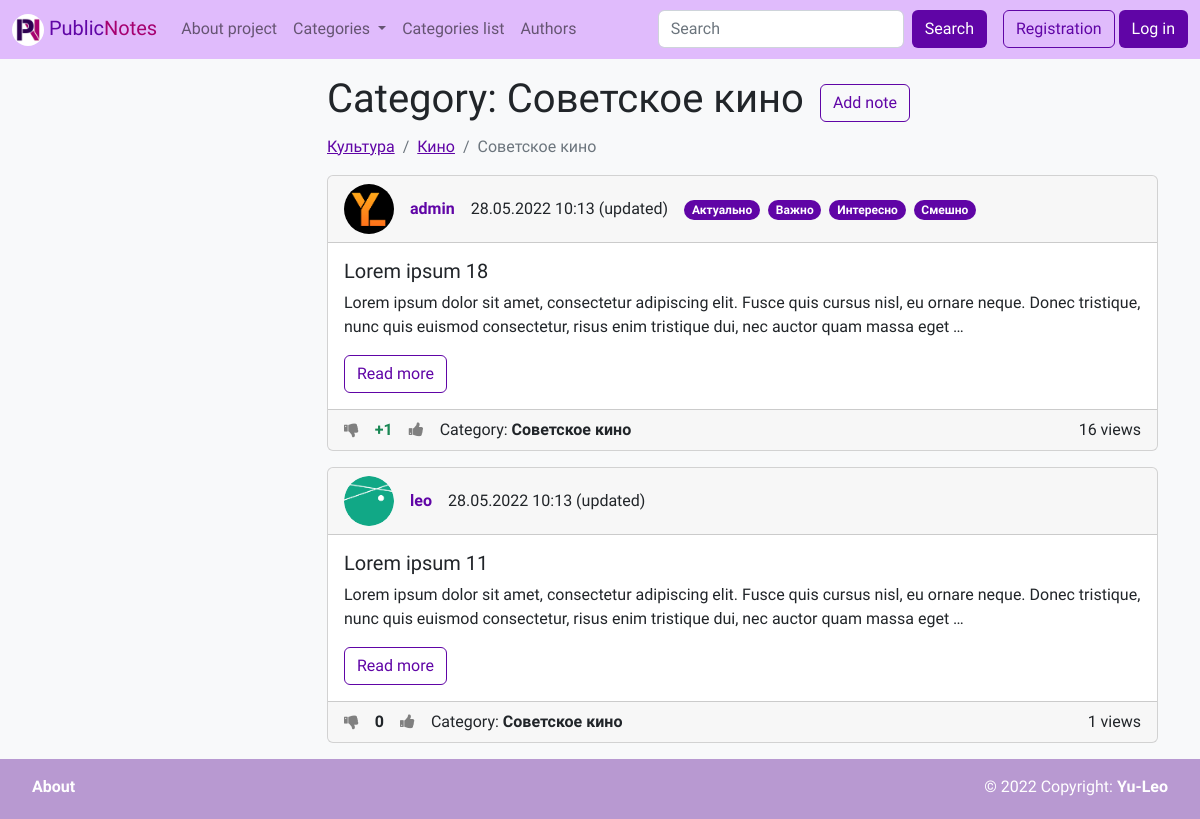
The page /category/13/ on the database as committed earlier.
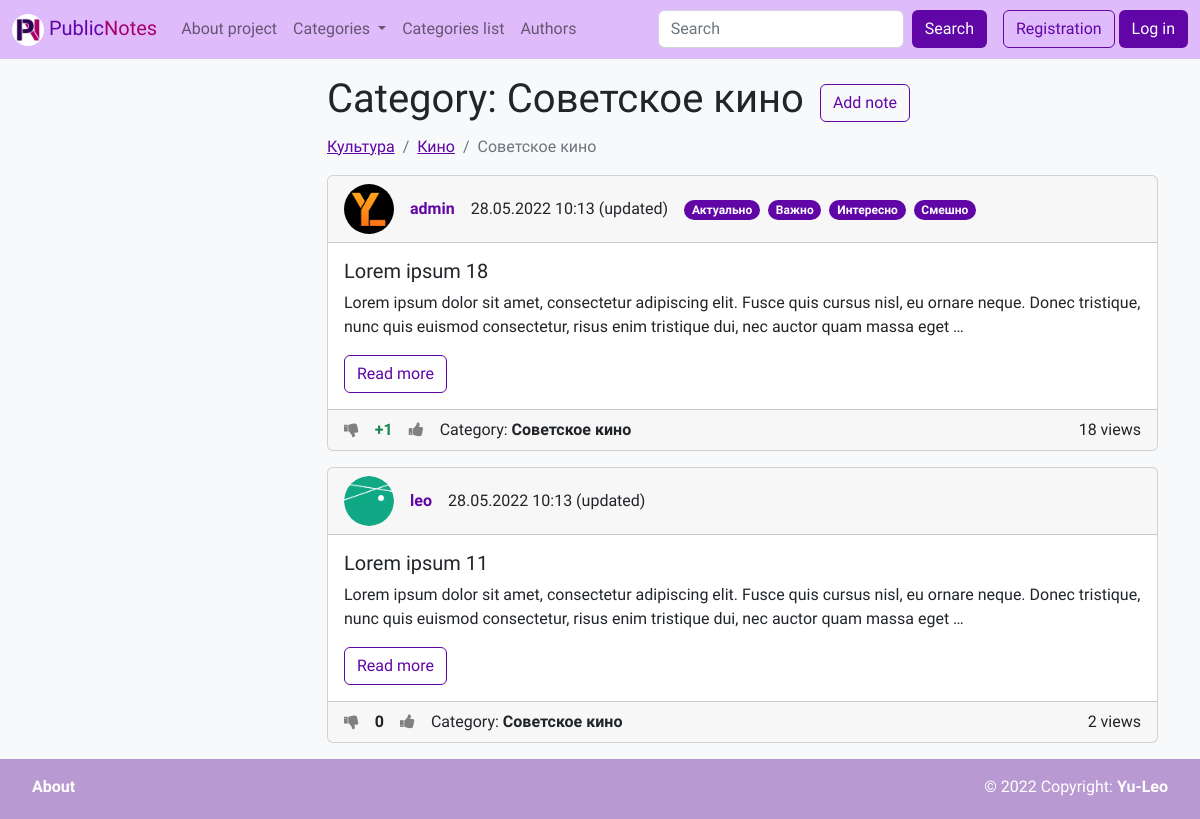
The same page on the database as committed later.
### wall/models.py (models this page shows, shortened)
class Note(models.Model):
    title = models.CharField(max_length=150, verbose_name=_('Title'))
    content = models.TextField(verbose_name=_('Text'), blank=True)
    created_at = models.DateTimeField(auto_now_add=True, verbose_name=_('Creation time'))
    updated_at = models.DateTimeField(auto_now=True, verbose_name=_('Last update time'))
    views = models.PositiveIntegerField(default=0, verbose_name=_('Number of views'))
    is_public = models.BooleanField(verbose_name=_('Public'), default=False)
    stared = models.BooleanField(verbose_name=_('Important'), default=False)
    author = models.ForeignKey(
        settings.AUTH_USER_MODEL,
        on_delete=models.CASCADE,
        verbose_name=_('Author'),
        null=True,
        blank=True,
    )
    is_pined = models.BooleanField(verbose_name=_('Pined in profile'), default=False)
    category = TreeForeignKey('Category', on_delete=models.SET_NULL, verbose_name=_('Category'), null=True, blank=True)
    tags = models.ManyToManyField('Tag', blank=True, verbose_name=_('Tags'), related_name='notes')
    likes = models.ManyToManyField('User', blank=True, verbose_name=_('Users who have put a like'),
                                   related_name='liked_notes')
    dislikes = models.ManyToManyField('User', blank=True, verbose_name=_('Users who have put a dislike'),
                                      related_name='disliked_notes')
    rating = models.IntegerField(verbose_name=_('Rating'), default=0)
    def get_absolute_url(self):
        return reverse('note', kwargs={"pk": self.pk})
    class Meta:
        verbose_name = _('Note')
        verbose_name_plural = _('Notes')
        ordering = ['-created_at', 'title']

class User(AbstractUser):
    email = models.EmailField(unique=True, verbose_name='E-mail')
    photo = models.ImageField(upload_to='photos/%Y/%m/%d/', verbose_name=_('Avatar'), blank=True)
    bio = models.TextField(verbose_name=_('Bio'), blank=True)
    show_email = models.BooleanField(verbose_name=_('Public E-mail'), default=False)
    rating = models.IntegerField(verbose_name=_('Rating'), default=0)
    def get_absolute_url(self):
        return reverse('author', kwargs={"pk": self.pk})

class Category(MPTTModel):
    parent = TreeForeignKey('self', on_delete=models.CASCADE, null=True, blank=True, related_name='children',
                            verbose_name=_('Parent category'))
    title = models.CharField(max_length=150, verbose_name=_('Title'), unique=True)
    preview = models.ImageField(upload_to='photos/%Y/%m/%d/', verbose_name=_('Preview'), blank=True)
    def get_absolute_url(self):
        return reverse('category', kwargs={"pk": self.pk})
    class MPTTMeta:
        order_insertion_by = ['title']
    class Meta:
        verbose_name = _('Category')
        verbose_name_plural = _('Categories')
        ordering = ['title']

### wall/views.py (the view)
# urls.py: path('category/<int:pk>/', views.ViewCategory.as_view(), name='category'),
class ViewCategory(ListView):
    model = models.Category
    template_name = 'wall/category.html'
    allow_empty = True
    paginate_by = 5
    def get_context_data(self, *, object_list=None, **kwargs) -> dict:
        context = super(ViewCategory, self).get_context_data(**kwargs)
        try:
            category = services.get_category_by_pk(self.kwargs['pk'])
            context['category'] = category
            context['categories_tree'] = services.get_ancestors_of_category(category)
            context['children'] = services.get_children_of_category(category)
            return context
        except models.Category.DoesNotExist:
            raise Http404()
    def get_queryset(self) -> list[models.Note]:
        try:
            return services.get_public_notes_from_category(category_pk=self.kwargs['pk'])
        except models.Category.DoesNotExist:
            raise Http404()

### wall/models.py (called while the page is built)
    def get_absolute_url(self):
        return reverse('tag', kwargs={"pk": self.pk})

### wall/services/category_services.py (called while the page is built)
def get_category_by_pk(pk: int) -> Category:
    return Category.objects.get(pk=pk)

def get_ancestors_of_category(category: Category) -> list[Category]:
    ancestors_list = []
    while category:
        ancestors_list.append(category)
        category = category.parent
    return list(reversed(ancestors_list))[:-1]

def get_children_of_category(category: Category) -> TreeQuerySet[Category]:
    return category.get_children()

def get_categories() -> TreeQuerySet[Category]:
    return Category.objects.all()

### wall/services/note_services.py (called while the page is built)
def get_all_public_notes() -> QuerySet[Note]:
    notes = Note.objects.filter(is_public=True)
    return notes.select_related('category', 'author').prefetch_related('tags', 'likes', 'dislikes')

def get_public_notes_from_category(category_pk: int) -> list[Note]:
    return get_all_public_notes().filter(category_id=category_pk)

def is_authenticated_user_the_author_of_note(authenticated_user: User | AnonymousUser,
                                             note: Note) -> bool:
    return authenticated_user == note.author

### wall/templates/wall/category.html (shortened to what this page needs)
{% extends 'base.html' %}
{% load i18n %}
{% block content_title %}
    <div class="mb-3">
        <div class="hstack gap-3">
            <div>
                <h1>{% trans 'Category' %}: {{ category.title }}</h1>
            </div>
            <div>
                <a href="{% url 'add_note' %}?category={{ category.pk }}" class="btn btn-outline-purple">
                    {% trans 'Add note' %}</a>
            </div>
        </div>
        {% if categories_tree %}
            <nav aria-label="breadcrumb" class="mt-1">
                <ol class="breadcrumb">
                    {% for item in categories_tree %}
                        <li class="breadcrumb-item"><a href="{{ item.get_absolute_url }}" class="text-purple">
                            {{ item.title }}</a></li>
                    {% endfor %}
                    <li class="breadcrumb-item active" aria-current="page">{{ category.title }}</li>
                </ol>
            </nav>
        {% endif %}
    </div>
{% endblock %}
{% block content %}
    {% include 'wall/inc/_notes_list.html' %}
{% endblock %}

### wall/templates/wall/note_template.html (shortened to what this page needs)
{% load wall_tags %}
{% load i18n %}
<div class="card mb-3">
    <div class="card-header">
        <div class="hstack gap-3">
            <div class="">
                <img src="{% if note.author.photo %}
                {{ note.author.photo.url }}
                {% else %}
                {% load static %}
                {% endif %}" alt="..." width="50" height="50"
                     style="border-radius: 25px;">
            </div>
            <div class="fw-bold">
                {% if note.author %}
                    <a href="{{ note.author.get_absolute_url }}" class="text-decoration-none text-purple">
                        {{ note.author.username }}</a>
                {% else %}
                    Аноним
                {% endif %}
            </div>
            <div class="fw-light">
                {{ note.created_at|date:"d.m.Y H:i" }}
                {% if was_updated %}
                    <span data-bs-toggle="tooltip"
                          title="{{ note.updated_at|date:'d.m.Y H:i' }}">
                    ({% trans 'updated' %})</span>
                {% endif %}
            </div>
            <div>
                {% for tag in note.tags.all %}
                    <a href="{{ tag.get_absolute_url }}"
                       class="badge rounded-pill text-bg-purple text-decoration-none me-1">
                        {{ tag.title }}</a>
                {% endfor %}
            </div>
        </div>
    </div>
    <div class="card-body" style="transform: rotate(0);">
        <h5 class="card-title">
            {% if show_full %}
                {{ note.title }}
            {% else %}
                {{ note.title|truncatewords:10 }}
            {% endif %}
        </h5>
        <p class="card-text">
            {% if show_full %}
                {{ note.content }}
            {% else %}
                {{ note.content|truncatewords:30 }}
            {% endif %}
        </p>
        {% if not show_full %}
            <a href="{{ note.get_absolute_url }}"
               class="btn btn-outline-purple stretched-link">{% trans 'Read more' %}</a>
        {% endif %}
    </div>
    <div class="card-footer">
        <div class="hstack gap-3">
            <div>
                <a href="{% url 'dislike_note' note.pk %}"
                   style="
                           {% if is_disliked %}
                               color: Black;
                           {% else %}
                               color: Grey;
                           {% endif %}">
                    <i class="fa fa-thumbs-down"></i>
                </a>
            </div>
            <div>
                <span class="fw-bold">
                    {% if note.rating > 0 %}
                        <span class="text-success">+{{ note.rating }}</span>
                    {% elif note.rating < 0 %}
                        <span class="text-danger">{{ note.rating }}</span>
                    {% else %}
                        <span>{{ note.rating }}</span>
                    {% endif %}
                </span>
            </div>
            <div>
                <a href="{% url 'like_note' note.pk %}"
                   style="
                           {% if is_liked %}
                               color: Black;
                           {% else %}
                               color: Grey;
                           {% endif %}">
                    <i class="fa fa-thumbs-up"></i>
                </a>
            </div>
            {% if note.category %}
                <div><span class="">{% trans 'Category' %}: </span><a href="{{ note.category.get_absolute_url }}"
                                                                      class="text-decoration-none text-dark fw-bold">
                    {{ note.category.title }}</a></div>
            {% endif %}
            <div class="ms-auto">{{ note.views }} {% trans 'views' %}</div>
        </div>
    </div>
</div>

Rows that differ between the two databases and show on the page:
changed Note "Lorem ipsum 18": views "16" → "18"
changed Note "Lorem ipsum 11": views "1" → "2"
